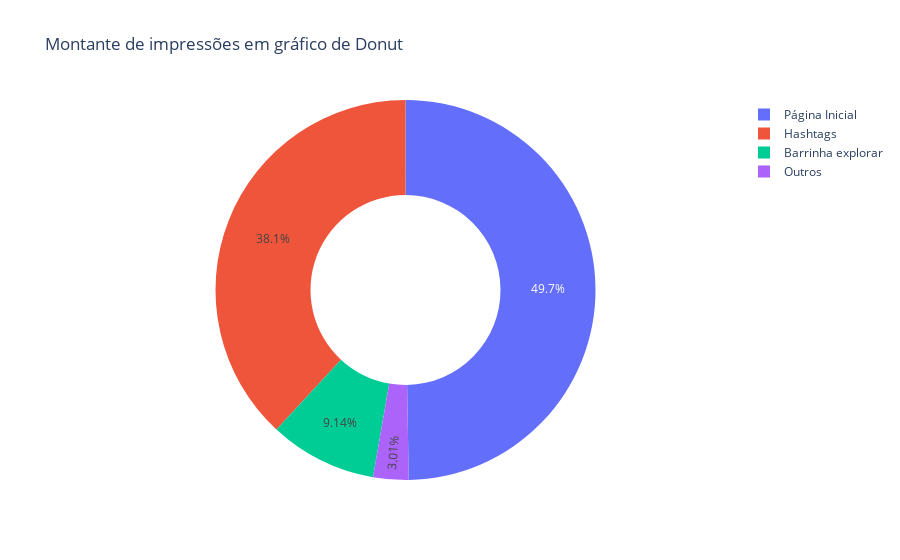

The code cell stored with this chart in its notebook:
### Code cell
home = data["From Home"].sum()
hashtags = data["From Hashtags"].sum()
explore = data["From Explore"].sum()
other = data["From Other"].sum()

labels = ['Página Inicial','Hashtags','Barrinha explorar','Outros']
values = [home, hashtags, explore, other]

fig = px.pie(data, values=values, names=labels, 
             title='Montante de impressões em gráfico de Donut', hole=0.5)
fig.show()

### Figure 1 — Plotly figure (JSON) as saved in the notebook; plotly's stock layout.template omitted (floating-point values rounded to 4 significant figures)
{"data": [{"domain": {"x": [0, 1], "y": [0, 1]}, "hole": 0.5, "hovertemplate": "label=%{label}<br>value=%{value}<extra></extra>", "labels": ["Página Inicial", "Hashtags", "Barrinha explorar", "Outros"], "legendgroup": "", "name": "", "showlegend": true, "type": "pie", "values": [224513, 172087, 41287, 13587]}], "layout": {"legend": {"tracegroupgap": 0}, "title": {"text": "Montante de impressões em gráfico de Donut"}}}
